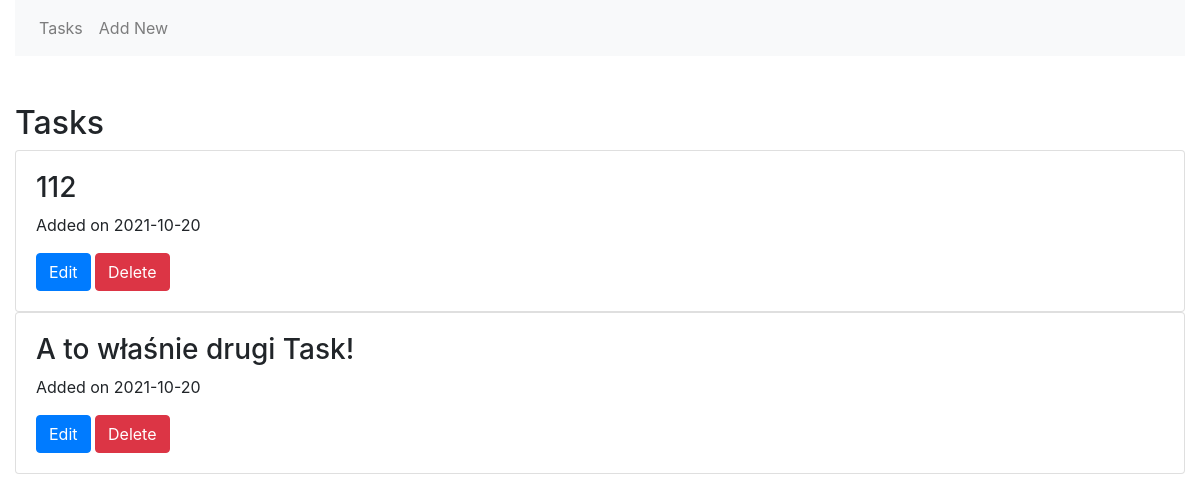
The page /index on the database as committed earlier.
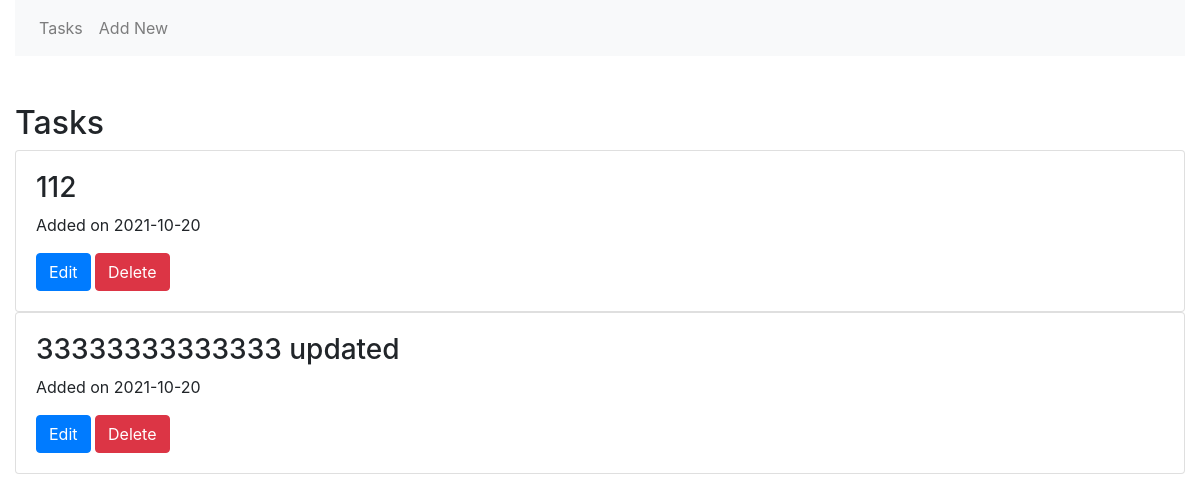
The same page on the database as committed later.
### models.py (models this page shows, shortened)
class Task(db.Model):
    id = db.Column(db.Integer, primary_key=True)
    title = db.Column(db.String(100), nullable=False)
    date = db.Column(db.Date, nullable=False)

### routes.py (the view)
@app.route("/")
@app.route("/index")
def index():
    tasks = Task.query.all()
    return render_template("index.html", tasks=tasks)

### templates/index.html
{% extends "base.html" %}
{% block main %}
<h2>Tasks</h2>
  {% for task in tasks %}
    <div class="card">
      <div class="card-body">
        <h3>{{ task.title }}</h3>
        <p>Added on {{ task.date }}</p>
        <a href="{{ url_for('edit', task_id=task.id) }}" class="btn btn-primary">Edit</a>
        <a href="{{ url_for('delete', task_id=task.id) }}" class="btn btn-danger">Delete</a>
      </div>
    </div>
  {% endfor %}
{% endblock %}

### templates/base.html (shortened to what this page needs)
<!doctype html>
<html lang="en">
  <head>
    <link rel="stylesheet" href="https://stackpath.bootstrapcdn.com/bootstrap/4.5.0/css/bootstrap.min.css">
  </head>
  <body>
    <div class="container-fluid">
      <nav class="navbar navbar-expand-lg navbar-light bg-light">
        <ul class="navbar-nav">
          <li class="nav-item"><a href="{{ url_for('index') }}" class="nav-link">Tasks</a></li>
          <li class="nav-item"><a href="{{ url_for('add') }}" class="nav-link">Add New</a></li>
        </ul>
      </nav>
      <br>
      <br>
      {% block main %}{% endblock %}
    </div>
  </body>
</html>

Rows that differ between the two databases and show on the page:
removed Task: title "A to właśnie drugi Task!", date "2021-10-20"
added Task: title "33333333333333 updated", date "2021-10-20"
